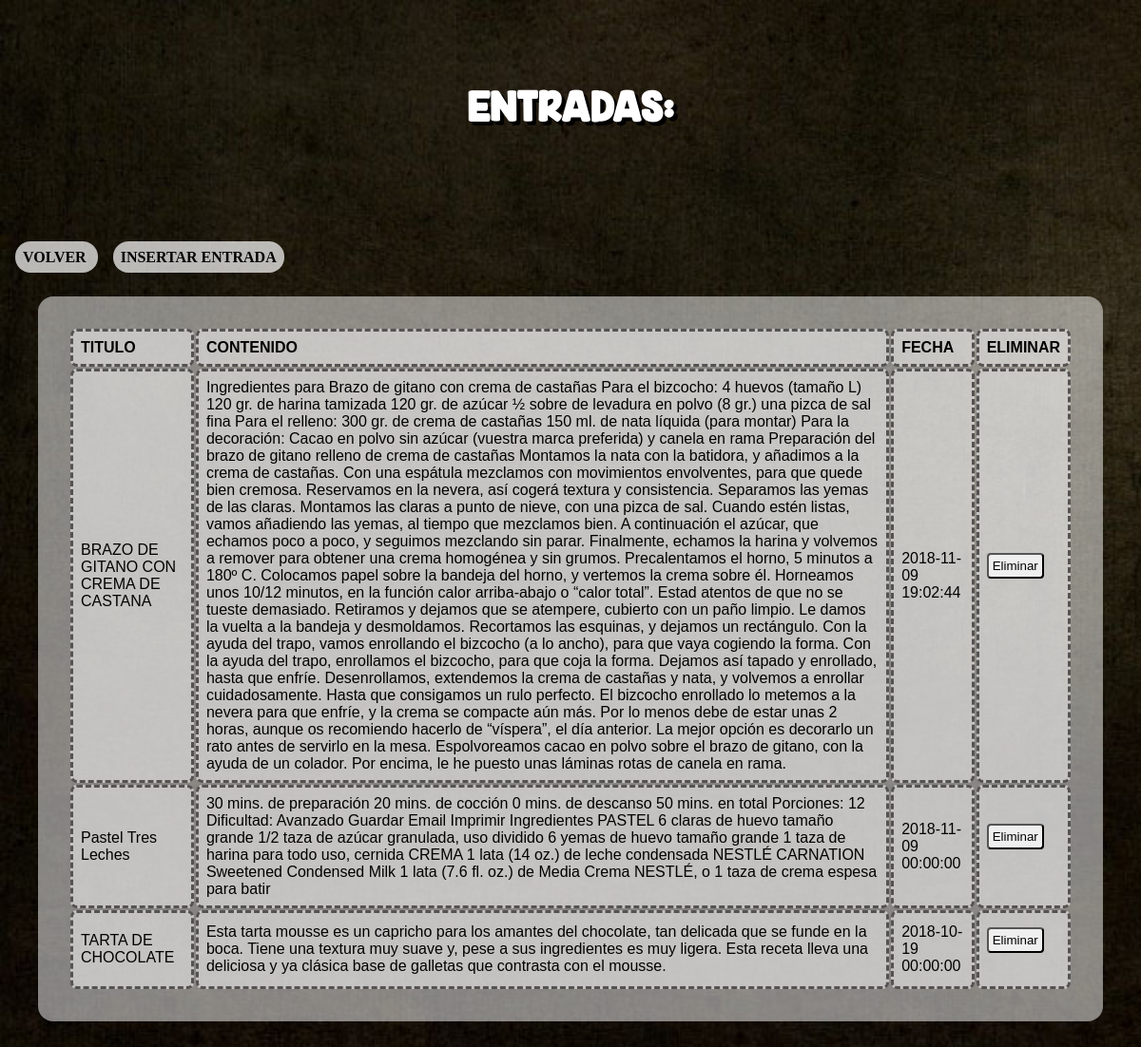
The app's page /entradas.php, older data.
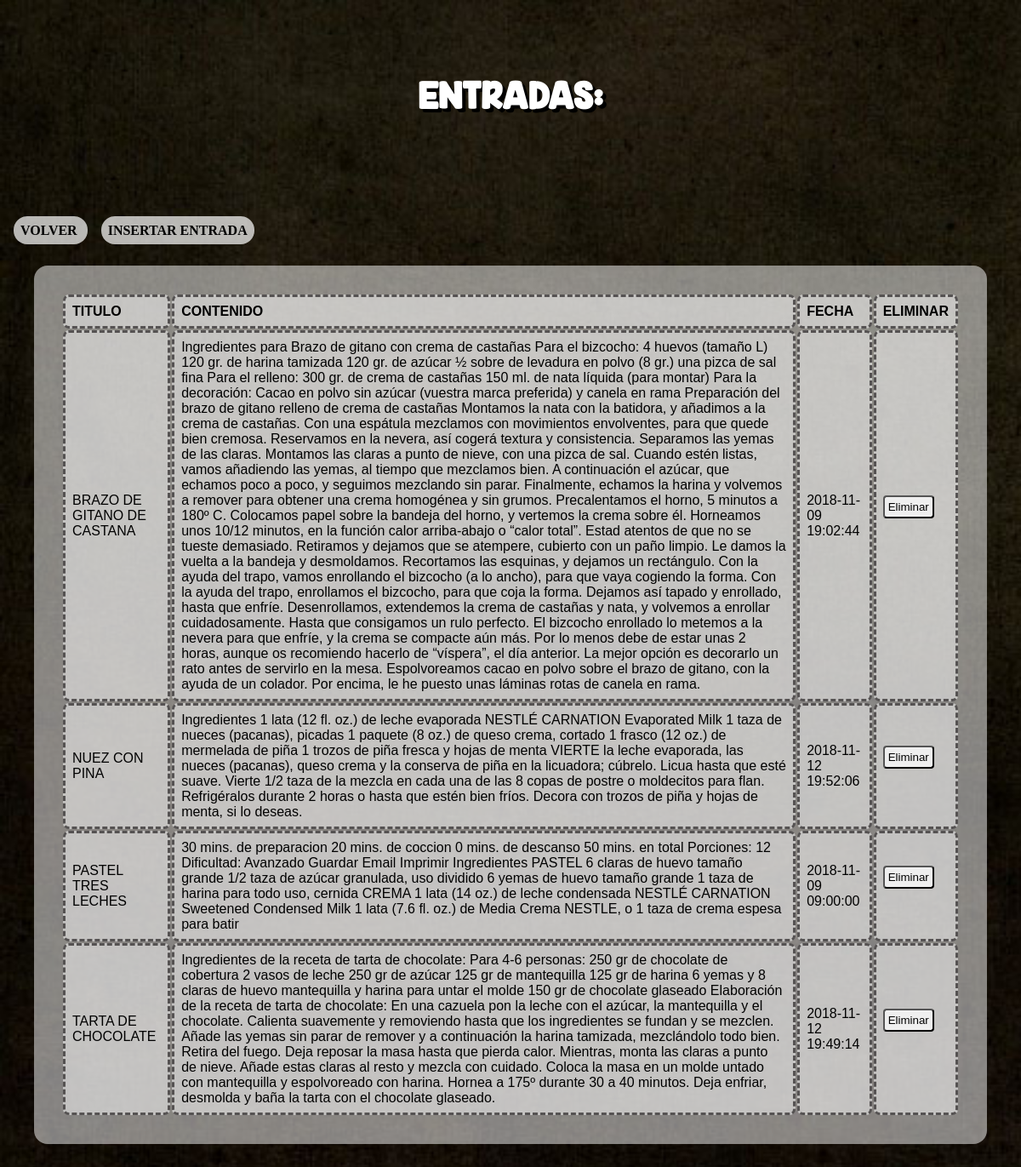
The same page, newer data.
### tables this page shows
CREATE TABLE `entrada` (
  `titulo` varchar(40) NOT NULL,
  `contenido` longtext NOT NULL,
  `fecha_entrada` datetime DEFAULT CURRENT_TIMESTAMP,
  `imagen` varchar(100) NOT NULL
);

### entradas.php (the view, shortened to what this page needs)
<?php
	include 'conexion.php';
	try {
		$sentencia=$db->prepare("SELECT * FROM entrada");
		$sentencia->execute();
		echo "<h1>ENTRADAS:</h1>";
		$table = "<table cellpadding='10'>\n";
		$table.="<tr>
		<th>TITULO</th>
		<th>CONTENIDO</th>
		<th>FECHA</th>
		<th>ELIMINAR</th></tr>";
		foreach($sentencia as $entrada){
			$table.="<tr>
			<td>".$entrada['titulo']."</td>
			<td>".$entrada['contenido']."</td>
			<td>".$entrada['fecha_entrada']."</td>
			<td><form action='' method='post' onsubmit='confirmarBorrarEntrada()'> \n
			<input type='hidden' name='titulo' value='".$entrada['titulo']."'>
			<input type='submit' value='Eliminar'>
			</form></td>
			</tr> \n";
		}
		$table.="</table>\n";
	} catch(PDOException $e) {
	  	echo 'Error: ' . $e->getMessage();
	}
?>
<!DOCTYPE html>
	<html lang="en">
	<head>
		<link rel='stylesheet' href='CSS/estilo.css'>
	</head>
	<body>
		<?php
			echo "<br><a class='avolver' href='index.php'> Volver </a>"	;
			echo "<a class='avolver' href='insertarEntrada.php'>Insertar entrada</a>";
			echo $table;
		?>
	</body>
</html>

### CSS/estilo.css (style rules this page uses)
body { background-image: url(../img/fondo2.jpg); background-size: cover; color: black; font-family: arial; }
h1 { padding: 2em; color: white; font-family: "header"; font-size: 2.5em; text-shadow: 4px 4px black; display: flex; justify-content: center; }
input { border-radius: 0.3em; padding: 0.3em; margin-top: 7px; margin-bottom: 11px; }
a { text-decoration: none; color: black; padding: 0.5em; }
.avolver { text-decoration: none; padding: 0.5em; color: black; background: rgb(255, 255, 255,0.7); border-radius:1em; font-family: chilanka; margin: 0.5em; font-weight: bold; text-transform: uppercase; }
table { background: rgb(255, 255, 255,0.5); border-radius: 1em; margin: 2em; padding: 2em; text-align: left; }
td,th { padding: 0.5em; background: rgb(255, 255, 255,0.5); border:3px dashed rgb(85, 82, 82); border-radius: 7px; }

Row changes from the older to the newer data that the page shows:
removed entrada: titulo "BRAZO DE GITANO CON CREMA DE CASTANA", contenido "Ingredientes para Brazo de gitano con crema de castañas Para el bizcocho: 4 huevos (tamaño L) 120 gr. de harina tamizada 120 gr. de azúcar ½ sobre de levadura en polvo (8 gr.) una pizca de sal fina Para el relleno: 300 gr. de crema de castañas 150 ml. de nata líquida (para montar) Para la decoración: Cacao en polvo sin azúcar (vuestra marca preferida) y canela en rama Preparación del brazo de gitano relleno de crema de castañas Montamos la nata con la batidora, y añadimos a la crema de castañas. Con una espátula mezclamos con movimientos envolventes, para que quede bien cremosa. Reservamos en la nevera, así cogerá textura y consistencia. Separamos las yemas de las claras. Montamos las…", fecha_entrada "2018-11-09 19:02:44"
removed entrada: titulo "Pastel Tres Leches", contenido "30 mins. de preparación 20 mins. de cocción 0 mins. de descanso 50 mins. en total Porciones: 12 Dificultad: Avanzado Guardar Email Imprimir Ingredientes PASTEL 6 claras de huevo tamaño grande 1/2 taza de azúcar granulada, uso dividido 6 yemas de huevo tamaño grande 1 taza de harina para todo uso, cernida CREMA 1 lata (14 oz.) de leche condensada NESTLÉ CARNATION Sweetened Condensed Milk 1 lata (7.6 fl. oz.) de Media Crema NESTLÉ, o 1 taza de crema espesa para batir", fecha_entrada "2018-11-09 00:00:00"
added entrada: titulo "BRAZO DE GITANO DE CASTANA", contenido "Ingredientes para Brazo de gitano con crema de castañas Para el bizcocho: 4 huevos (tamaño L) 120 gr. de harina tamizada 120 gr. de azúcar ½ sobre de levadura en polvo (8 gr.) una pizca de sal fina Para el relleno: 300 gr. de crema de castañas 150 ml. de nata líquida (para montar) Para la decoración: Cacao en polvo sin azúcar (vuestra marca preferida) y canela en rama Preparación del brazo de gitano relleno de crema de castañas Montamos la nata con la batidora, y añadimos a la crema de castañas. Con una espátula mezclamos con movimientos envolventes, para que quede bien cremosa. Reservamos en la nevera, así cogerá textura y consistencia. Separamos las yemas de las claras. Montamos las…", fecha_entrada "2018-11-09 19:02:44"
added entrada: titulo "NUEZ CON PINA", contenido "Ingredientes 1 lata (12 fl. oz.) de leche evaporada NESTLÉ CARNATION Evaporated Milk 1 taza de nueces (pacanas), picadas 1 paquete (8 oz.) de queso crema, cortado 1 frasco (12 oz.) de mermelada de piña 1 trozos de piña fresca y hojas de menta VIERTE la leche evaporada, las nueces (pacanas), queso crema y la conserva de piña en la licuadora; cúbrelo. Licua hasta que esté suave. Vierte 1/2 taza de la mezcla en cada una de las 8 copas de postre o moldecitos para flan. Refrigéralos durante 2 horas o hasta que estén bien fríos. Decora con trozos de piña y hojas de menta, si lo deseas.", fecha_entrada "2018-11-12 19:52:06"
added entrada: titulo "PASTEL TRES LECHES", contenido "30 mins. de preparacion 20 mins. de coccion 0 mins. de descanso 50 mins. en total Porciones: 12 Dificultad: Avanzado Guardar Email Imprimir Ingredientes PASTEL 6 claras de huevo tamaño grande 1/2 taza de azúcar granulada, uso dividido 6 yemas de huevo tamaño grande 1 taza de harina para todo uso, cernida CREMA 1 lata (14 oz.) de leche condensada NESTLÉ CARNATION Sweetened Condensed Milk 1 lata (7.6 fl. oz.) de Media Crema NESTLE, o 1 taza de crema espesa para batir", fecha_entrada "2018-11-09 09:00:00"
changed entrada "TARTA DE CHOCOLATE": contenido "Esta tarta mousse es un capricho para los amantes del chocolate, tan delicada que se funde en la boca. Tiene una textura muy suave y, pese a sus ingredientes es muy ligera. Esta receta lleva una deliciosa y ya clásica base de galletas que contrasta con el mousse." → "Ingredientes de la receta de tarta de chocolate: Para 4-6 personas: 250 gr de chocolate de cobertura 2 vasos de leche 250 gr de azúcar 125 gr de mantequilla 125 gr de harina 6 yemas y 8 claras de huevo mantequilla y harina para untar el molde 150 gr de chocolate glaseado Elaboración de la receta de tarta de chocolate: En una cazuela pon la leche con el azúcar, la mantequilla y el chocolate. Calienta suavemente y removiendo hasta que los ingredientes se fundan y se mezclen. Añade las yemas sin parar de remover y a continuación la harina tamizada, mezclándolo todo bien. Retira del fuego. Deja reposar la masa hasta que pierda calor. Mientras, monta las claras a punto de nieve. Añade estas…"; fecha_entrada "2018-10-19 00:00:00" → "2018-11-12 19:49:14"
